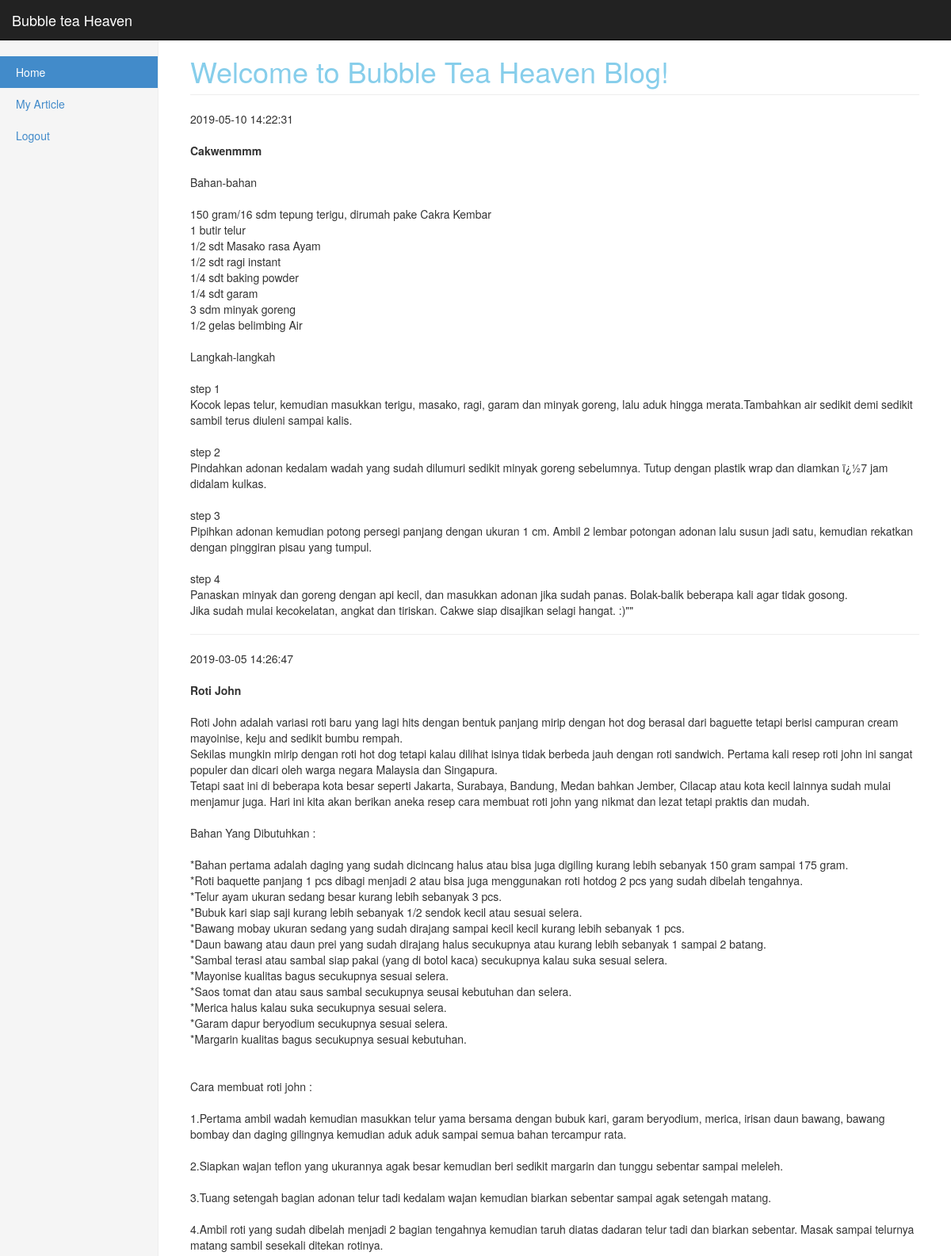
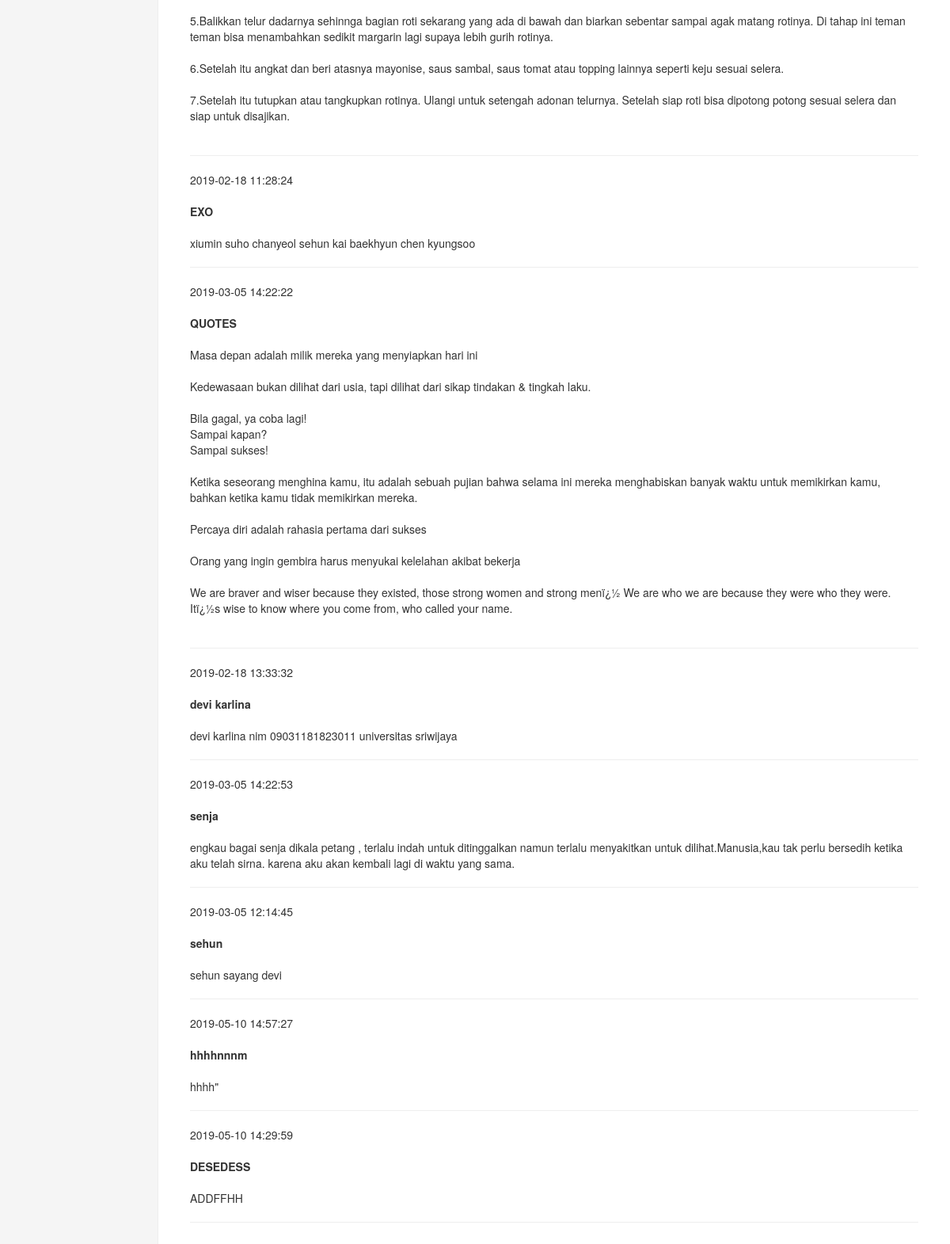
/home2.php (signed in), run on the app's committed database (2 pictures, top to bottom).
### tables this page shows
CREATE TABLE IF NOT EXISTS `post` (
`id_post` int(11) NOT NULL,
  `title` varchar(50) NOT NULL,
  `isi` text NOT NULL,
  `waktu` timestamp NOT NULL DEFAULT CURRENT_TIMESTAMP ON UPDATE CURRENT_TIMESTAMP,
  `id_user` int(11) NOT NULL
);

### home2.php (the view, shortened to what this page needs)
<!DOCTYPE html>
<html lang="en">
  <head>
    <link href="bootstrap.css" rel="stylesheet">
    <link href="dashboard.css" rel="stylesheet">
  </head>
  <body>
    <div class="navbar navbar-inverse navbar-fixed-top" role="navigation">
      <div class="container-fluid">
        <div class="navbar-header">
            <a class="navbar-brand"><font color ="white">Bubble tea Heaven</font></a>
        </div>
      </div>
    </div>
    <div class="container-fluid">
      <div class="row">
        <div class="col-sm-3 col-md-2 sidebar">
          <ul class="nav nav-sidebar">
          <li class="active"><a href="home2.php">Home</a></li>
           <li ><a href="post.php">My Article</a></li>
           <li><a href="logout.php">Logout</a></li>
            <br>
          </ul>
        </div>
          <div class="col-sm-9 col-sm-offset-3 col-md-10 col-md-offset-2 main">
            <h1 class="page-header"><font color="skyblue">Welcome to Bubble Tea Heaven Blog!</font></h1>
            <?php
              if(isset($_COOKIE["id"])){
                include("koneksi.php");
              $sql = "SELECT * FROM post";
              $result = $conn->query($sql);
                if ($result->num_rows > 0) {
                    while($row = $result->fetch_assoc()) {
                        echo " ".$row["waktu"]."<br>"."<br>";
                        echo "<strong> " . $row["title"]."</strong><br>"."<br>";
                        echo " " . substr($row["isi"], 0,10000);
                        echo "<hr/>";
                      }
                } else {
                    echo "0 results";
                }
              }else{
                header('location:index.php');
              }
              ?>
          </div>
      </div>
    </div>
  </body>
</html>

### dashboard.css (style rules this page uses)
body { padding-top: 50px; }
.sidebar { display: none; }
@media (min-width: 768px) { .sidebar { position: fixed; top: 51px; bottom: 0; left: 0; z-index: 1000; display: block; padding: 20px; overflow-x: hidden; overflow-y: auto; background-color: #f5f5f5; border-right: 1px solid #eee; } }
.nav-sidebar { margin-right: -21px; margin-bottom: 20px; margin-left: -20px; }
.nav-sidebar > li > a { padding-right: 20px; padding-left: 20px; }
.nav-sidebar > .active > a { color: #fff; background-color: #428bca; }
.main { padding: 20px; }
@media (min-width: 768px) { .main { padding-right: 40px; padding-left: 40px; } }
.main .page-header { margin-top: 0; }

### data on the page
post: waktu "2019-05-10 14:22:31", title "Cakwenmmm", isi "Bahan-bahan 150 gram/16 sdm tepung terigu, dirumah pake Cakra Kembar 1 butir telur 1/2 sdt Masako rasa Ayam 1/2 sdt ragi instant 1/4 sdt baking powder 1/4 sdt garam 3 sdm minyak goreng 1/2 gelas belimbing Air Langkah-langkah step 1 Kocok lepas telur, kemudian masukkan terigu, masako, ragi, garam dan minyak goreng, lalu aduk hingga merata.Tambahkan air sedikit demi sedikit sambil terus diuleni sampai kalis. step 2 Pindahkan adonan kedalam wadah yang sudah dilumuri sedikit minyak goreng sebelumnya. Tutup dengan plastik wrap dan diamkan ï¿½7 jam didalam kulkas. step 3 Pipihkan adonan kemudian potong persegi panjang dengan ukuran 1 cm. Ambil 2 lembar potongan adonan lalu susun jadi satu,…"
post: waktu "2019-03-05 14:26:47", title "Roti John", isi "Roti John adalah variasi roti baru yang lagi hits dengan bentuk panjang mirip dengan hot dog berasal dari baguette tetapi berisi campuran cream mayoinise, keju and sedikit bumbu rempah. Sekilas mungkin mirip dengan roti hot dog tetapi kalau dilihat isinya tidak berbeda jauh dengan roti sandwich. Pertama kali resep roti john ini sangat populer dan dicari oleh warga negara Malaysia dan Singapura. Tetapi saat ini di beberapa kota besar seperti Jakarta, Surabaya, Bandung, Medan bahkan Jember, Cilacap atau kota kecil lainnya sudah mulai menjamur juga. Hari ini kita akan berikan aneka resep cara membuat roti john yang nikmat dan lezat tetapi praktis dan mudah. Bahan Yang Dibutuhkan : *Bahan…"
post: waktu "2019-02-18 11:28:24", title "EXO", isi "xiumin suho chanyeol sehun kai baekhyun chen kyungsoo"
post: waktu "2019-03-05 14:22:22", title "QUOTES", isi "Masa depan adalah milik mereka yang menyiapkan hari ini Kedewasaan bukan dilihat dari usia, tapi dilihat dari sikap tindakan & tingkah laku. Bila gagal, ya coba lagi! Sampai kapan? Sampai sukses! Ketika seseorang menghina kamu, itu adalah sebuah pujian bahwa selama ini mereka menghabiskan banyak waktu untuk memikirkan kamu, bahkan ketika kamu tidak memikirkan mereka. Percaya diri adalah rahasia pertama dari sukses Orang yang ingin gembira harus menyukai kelelahan akibat bekerja We are braver and wiser because they existed, those strong women and strong menï¿½ We are who we are because they were who they were. Itï¿½s wise to know where you come from, who called your name."
post: waktu "2019-02-18 13:33:32", title "devi karlina", isi "devi karlina nim 09031181823011 universitas sriwijaya"
post: waktu "2019-03-05 14:22:53", title "senja", isi "engkau bagai senja dikala petang , terlalu indah untuk ditinggalkan namun terlalu menyakitkan untuk dilihat.Manusia,kau tak perlu bersedih ketika aku telah sirna. karena aku akan kembali lagi di waktu yang sama."
post: waktu "2019-03-05 12:14:45", title "sehun", isi "sehun sayang devi"
post: waktu "2019-05-10 14:57:27", title "hhhhnnnm", isi "hhhh\""
post: waktu "2019-05-10 14:29:59", title "DESEDESS", isi "ADDFFHH"
